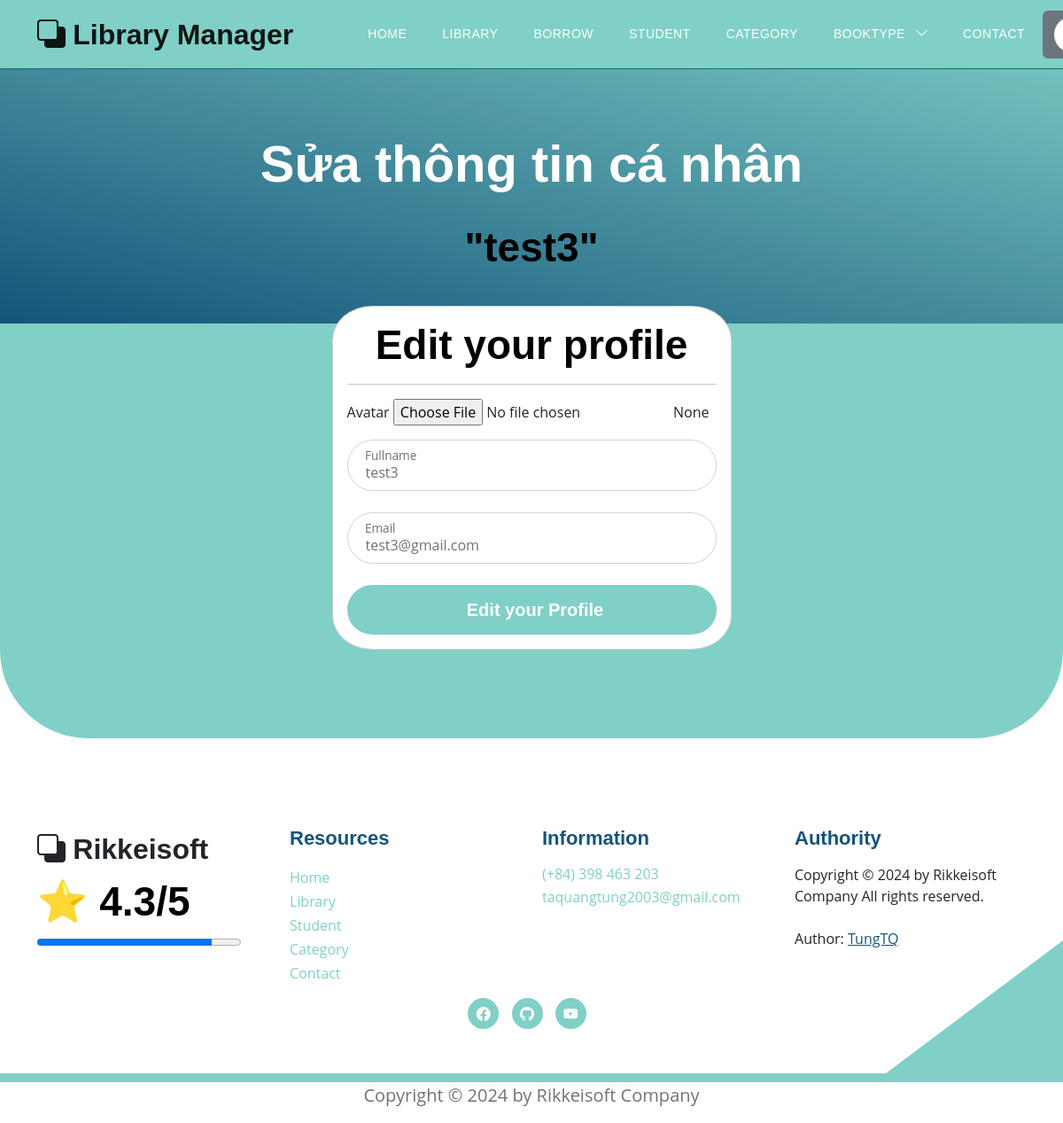
Screenshot of /users/update_user (signed in) with the database file from the repository.
### models.py (models this page shows)
class User(Base):
    __tablename__ = 'users'
    username = Column(String(30), primary_key=True, unique=True, index=True)
    fullname = Column(String(100), index=True)
    email = Column(String(100), index=True)
    password = Column(String(100), index=True)
    role = Column(Integer, index=True)
    delete_flag = Column(Integer, index=True)
    avatar = Column(String(500), index=True, nullable=True)     # Trường thông tin avatar
    books = relationship("Book", back_populates="user")
    comments = relationship("CommentBook", back_populates="usercomment")
    join_requests = relationship('JoinAdmin', back_populates='user')

### routers/student.py (the view)
@router.get('/users/update_user', response_class=HTMLResponse)
async def get_edit_user(request: Request, token: str = Cookie(None), db: Session = Depends(models.get_db)):
    if token:
        mean_star = function.get_mean_star(db)
        all_category2 = db.query(models.Category).filter(models.Category.delete_flag != 1).all()
        decodeJSON = jwt.decode(token, "secret", algorithms=["HS256"])
        username = decodeJSON["username"]
        user = function.get_user(db, username)
        if user:
            return templates.TemplateResponse("accounts/edit_avatar.html", {"request": request,
                                                                   "user": user,
                                                                   "mean_star": mean_star,
                                                                   "all_category2": all_category2})
        else:
            return templates.TemplateResponse("errors/not_permit_access.html", {"request": request,
                                                                         "mean_star": mean_star,
                                                                         "error": "Không có quyền thay đổi trang cá nhân!"})
    else:
        return templates.TemplateResponse("errors/error_template.html", {"request": request,
                                                                  "mean_star": mean_star,
                                                                  "error": "Page Not Found"})

### templates/accounts/edit_avatar.html (shortened to what this page needs)
{% extends "base.html" %}
{% block content %}
<section class="hero-section d-flex justify-content-center align-items-center" id="section_1"
    style="padding-bottom: 50px;">
    <div class="container">
        <div class="row">
            <div class="col-lg-8 col-12 mx-auto">
                <h1 class="text-white text-center"> Sửa thông tin cá nhân </h1>
                <br>
                <h2 class="text-center"> "{{user.username}}" </h2>
            </div>
        </div>
    </div>
</section>
<section class="featured-section">
    <div class="container">
        <div class="row justify-content-center">
            <div class="col-lg-5 col-md-7 col-12" style="padding-top: 80px;">
                <div class="card" style="border-radius: 10%;">
                    <div class="card-body">
                        <h2 class="card-title text-center"> Edit your profile </h2>
                        <hr>
                        <form action="/users/update_user" method="post" class="custom-form" role="form" enctype="multipart/form-data">
                            <div class="form-group mb-3">
                                <label for="avatar">Avatar</label>
                                <input type="file" class="form-control-file" id="avatar" name="avatar" value="{{user.avatar}}"> {{user.avatar}}
                            </div>
                            <div class="form-floating mb-3">
                                <input type="text" name="fullname" id="fullname" class="form-control" required=""
                                    placeholder="Fullname" value="{{user.fullname}}">
                                <label for="fullname"> Fullname </label>
                            </div>
                            <div class="form-floating mb-3">
                                <input type="text" name="email" id="email" class="form-control" required=""
                                    placeholder="Email" value="{{user.email}}">
                                <label for="email"> Email </label>
                            </div>
                            <button type="submit" class="form-control btn btn-primary"> Edit your Profile </button>
                        </form>
                    </div>
                </div>
            </div>
        </div>
    </div>
</section>
{% endblock content %}

### static/css/templatemo-topic-listing.css (style rules this page uses)
:root { --white-color: #ffffff; --primary-color: #13547a; --secondary-color: #80d0c7; --section-bg-color: #f0f8ff; --custom-btn-bg-color: #80d0c7; --custom-btn-bg-hover-color: #13547a; --dark-color: #000000; --p-color: #717275; --border-color: #7fffd4; --link-hover-color: #13547a; --body-font-family: 'Open Sans', sans-serif; --title-font-family: 'Montserrat', sans-serif; --h1-font-size: 58px; --h2-font-size: 46px; --h3-font-size: 32px; --h4-font-size: 28px; --h5-font-size: 24px; --h6-font-size: 22px; --p-font-size: 20px; --menu-font-size: 14px; --btn-font-size: 18px; --copyright-font-size: 16px; --border-radius-large: 100px; --border-radius-medium: 20px; --border-radius-small: 10px; --font-weight-normal: 400; --font-weight-medium: 500; --font-weight-semibold: 600; --font-weight-bold: 700; }
body { background-color: var(--white-color); font-family: var(--body-font-family); }
h2, h3, h4, h5, h6 { color: var(--dark-color); }
h1, h2, h3, h4, h5, h6 { font-family: var(--title-font-family); font-weight: var(--font-weight-semibold); }
h1 { font-size: var(--h1-font-size); font-weight: var(--font-weight-bold); }
h2 { font-size: var(--h2-font-size); font-weight: var(--font-weight-bold); }
a, button { touch-action: manipulation; transition: all 0.3s; }
.hero-section { background-image: linear-gradient(15deg, #13547a 0%, #80d0c7 100%); position: relative; overflow: hidden; padding-top: 150px; padding-bottom: 150px; }
.featured-section { background-color: var(--secondary-color); border-radius: 0 0 100px 100px; padding-bottom: 100px; }
.featured-section .row { position: relative; bottom: 100px; margin-bottom: -100px; }
.custom-form .form-control { border-radius: var(--border-radius-large); color: var(--p-color); margin-bottom: 24px; padding-top: 13px; padding-bottom: 13px; padding-left: 20px; outline: none; }
.form-floating>label { padding-left: 20px; }
.custom-form button[type="submit"] { background: var(--custom-btn-bg-color); border: none; border-radius: var(--border-radius-large); color: var(--white-color); font-family: var(--title-font-family); font-size: var(--p-font-size); font-weight: var(--font-weight-semibold); transition: all 0.3s; margin-bottom: 0; }

### rows the page displays
User: username "test3", avatar "None", fullname "test3", email "test3@gmail.com"

### other values shown
{{ mean_star }} "4.3"
